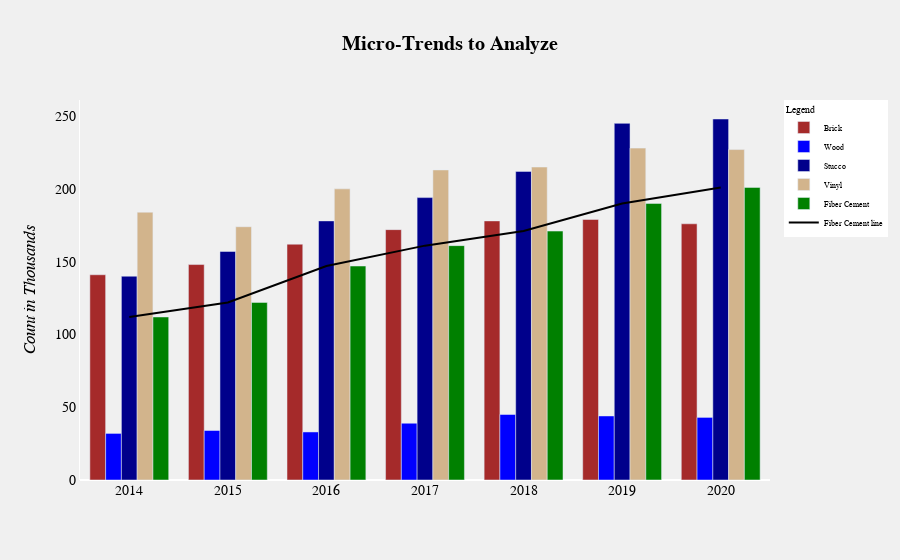

The notebook cell this image was saved under:
### Code cell
fig7 = go.Figure()
fig7.add_trace(go.Bar(x = exterior_type.Period, y = exterior_type.Brick, name = 'Brick', marker_color = 'brown'))
fig7.add_trace(go.Bar(x = exterior_type.Period, y = exterior_type.Wood, name = 'Wood', marker_color = 'blue'))
fig7.add_trace(go.Bar(x = exterior_type.Period, y = exterior_type.Stucco, name = 'Stucco', marker_color = 'darkblue'))
fig7.add_trace(go.Bar(x = exterior_type.Period, y = exterior_type['Vinyl Sliding'], name = 'Vinyl', marker_color = 'tan'))
fig7.add_trace(go.Bar(x = exterior_type.Period, y = exterior_type['Fiber Cement'], name = 'Fiber Cement', marker_color = 'green'))


fig7.add_trace(go.Scatter(x = exterior_type.Period, y = exterior_type['Fiber Cement'], name = 'Fiber Cement line',mode = 'lines',marker_color = 'black'))


fig7.update_layout(title = 'Micro-Trends to Analyze',
                  paper_bgcolor = 'rgb(240, 240, 240)',
                  plot_bgcolor = 'rgb(240, 240, 240)',
                title_text = '<b>Micro-Trends to Analyze<b>',
                   
                  title_x = 0.5,
                   
                  
                  yaxis_title = '<i>Count in Thousands<i>',
                  
                  
                  font = dict(family = 'verdana',
                             size = 14,
                             color = 'black',
                             ),
                  yaxis_showgrid = False,
                  yaxis_linecolor = 'white',
                  legend = dict(bgcolor ='white',
                                title = 'Legend',
                                font = dict(color = 'black',size = 8)
                               ),
                 
                  clickmode = 'select',
                  dragmode = 'drawline',
                  transition = dict(duration = 1000,
                                   easing = 'bounce-in',
                                   ordering = 'traces first'))

### Figure 1 — Plotly figure (JSON) as saved in the notebook; plotly's stock layout.template omitted (floating-point values rounded to 4 significant figures)
{"data": [{"marker": {"color": "brown"}, "name": "Brick", "type": "bar", "x": [2014, 2015, 2016, 2017, 2018, 2019, 2020], "y": [141, 148, 162, 172, 178, 179, 176]}, {"marker": {"color": "blue"}, "name": "Wood", "type": "bar", "x": [2014, 2015, 2016, 2017, 2018, 2019, 2020], "y": [32, 34, 33, 39, 45, 44, 43]}, {"marker": {"color": "darkblue"}, "name": "Stucco", "type": "bar", "x": [2014, 2015, 2016, 2017, 2018, 2019, 2020], "y": [140, 157, 178, 194, 212, 245, 248]}, {"marker": {"color": "tan"}, "name": "Vinyl", "type": "bar", "x": [2014, 2015, 2016, 2017, 2018, 2019, 2020], "y": [184, 174, 200, 213, 215, 228, 227]}, {"marker": {"color": "green"}, "name": "Fiber Cement", "type": "bar", "x": [2014, 2015, 2016, 2017, 2018, 2019, 2020], "y": [112, 122, 147, 161, 171, 190, 201]}, {"marker": {"color": "black"}, "mode": "lines", "name": "Fiber Cement line", "type": "scatter", "x": [2014, 2015, 2016, 2017, 2018, 2019, 2020], "y": [112, 122, 147, 161, 171, 190, 201]}], "layout": {"clickmode": "select", "dragmode": "drawline", "font": {"color": "black", "family": "verdana", "size": 14}, "legend": {"bgcolor": "white", "font": {"color": "black", "size": 8}, "title": {"text": "Legend"}}, "paper_bgcolor": "rgb(240, 240, 240)", "plot_bgcolor": "rgb(240, 240, 240)", "title": {"text": "<b>Micro-Trends to Analyze<b>", "x": 0.5}, "transition": {"duration": 1000, "easing": "bounce-in", "ordering": "traces first"}, "yaxis": {"linecolor": "white", "showgrid": false, "title": {"text": "<i>Count in Thousands<i>"}}}}
